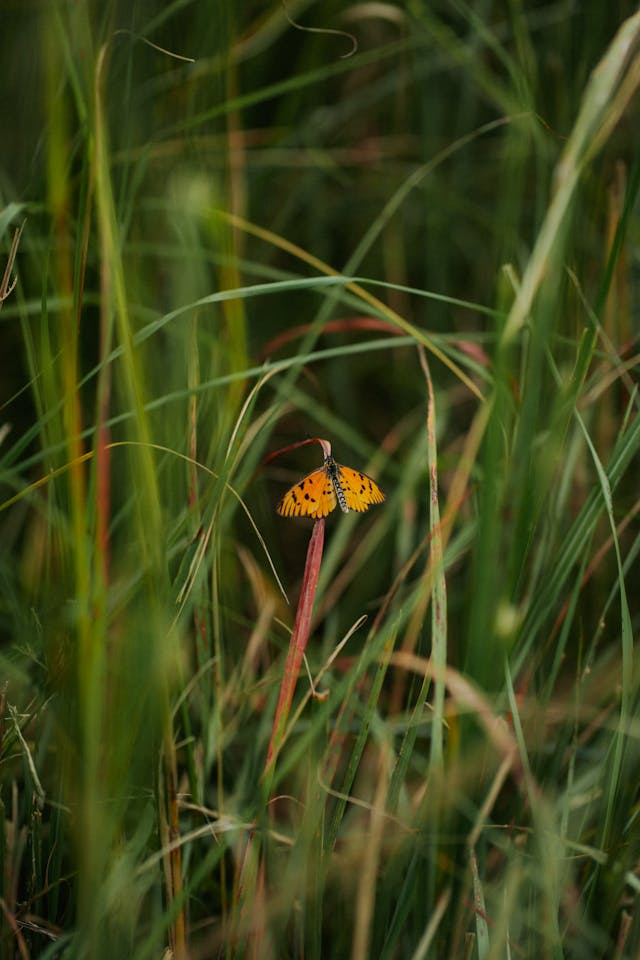
#> input picture flipNotOptimal/butterfly.jpg, 640 x 960 px
$ python flipVertical.py
#> lines starting #> are read from the running program, lines starting #| are printed output that depends on the picture
from PIL import Image

originalImage = Image.open("./butterfly.jpg")
#> originalImage is the input picture: PIL image 640x960 RGB; mean R, G, B 61.1, 68.5, 25.3
originalRaster = originalImage.load()
finalImage = Image.new("RGB", (originalImage.width, originalImage.height))
#> finalImage: PIL image 640x960 RGB; every value is 0
finalRaster = finalImage.load()

for x in range(originalImage.width):
    for y in range(originalImage.height):
        pixel = originalRaster[x,y]

        xp = x
        yp = originalImage.height - 1 - y

        finalRaster[xp,yp] = pixel

finalImage.save("./vertical_flip_butterfly.png")
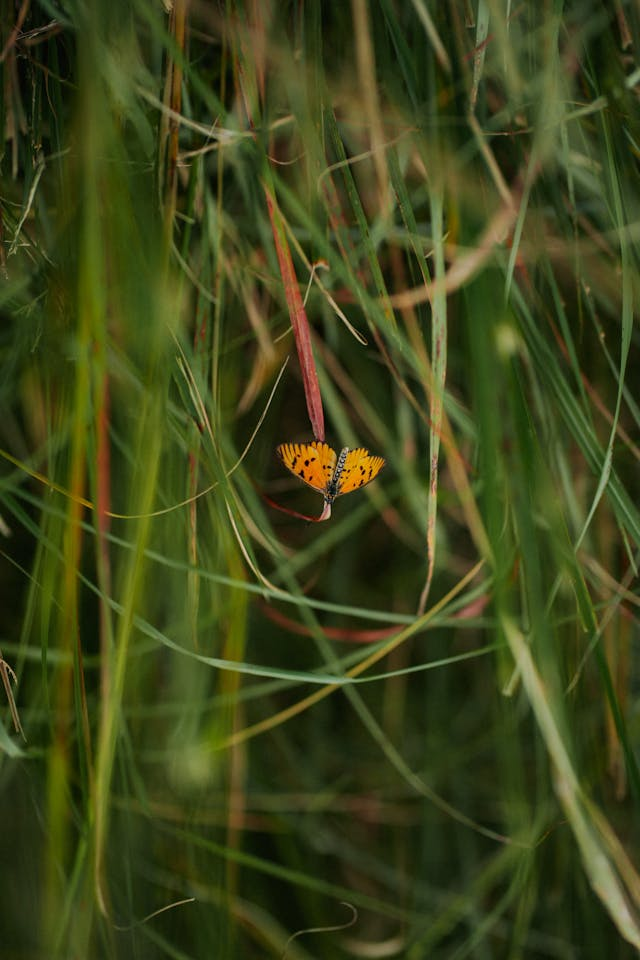
#> saved as vertical_flip_butterfly.png: PIL image 640x960 RGB; mean R, G, B 61.1, 68.5, 25.3
